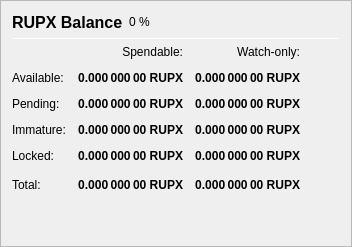
                   <widget class="QFrame" name="frame_Balances">
                    <property name="frameShape">
                     <enum>QFrame::StyledPanel</enum>
                    </property>
                    <property name="frameShadow">
                     <enum>QFrame::Raised</enum>
                    </property>
                    <layout class="QVBoxLayout" name="verticalLayout_4">
                     <item>
                      <layout class="QHBoxLayout" name="horizontalLayout_4">
                       <item>
                        <widget class="QLabel" name="label_5">
                         <property name="minimumSize">
                          <size>
                           <width>0</width>
                           <height>20</height>
                          </size>
                         </property>
                         <property name="font">
                          <font>
                           <pointsize>12</pointsize>
                           <weight>75</weight>
                           <bold>true</bold>
                          </font>
                         </property>
                         <property name="text">
                          <string>RUPX Balance</string>
                         </property>
                        </widget>
                       </item>
                       <item>
                        <widget class="QLabel" name="labelRUPXPercent">
                         <property name="text">
                          <string notr="true">0 %</string>
                         </property>
                        </widget>
                       </item>
                       <item>
                        <spacer name="horizontalSpacer_3">
                         <property name="orientation">
                          <enum>Qt::Horizontal</enum>
                         </property>
                         <property name="sizeHint" stdset="0">
                          <size>
                           <width>40</width>
                           <height>20</height>
                          </size>
                         </property>
                        </spacer>
                       </item>
                      </layout>
                     </item>
                     <item>
                      <widget class="Line" name="line_Balance">
                       <property name="minimumSize">
                        <size>
                         <width>0</width>
                         <height>1</height>
                        </size>
                       </property>
                       <property name="maximumSize">
                        <size>
                         <width>16777215</width>
                         <height>1</height>
                        </size>
                       </property>
                       <property name="orientation">
                        <enum>Qt::Horizontal</enum>
                       </property>
                      </widget>
                     </item>
                     <item>
                      <layout class="QGridLayout" name="gridLayout">
                       <property name="spacing">
                        <number>12</number>
                       </property>
                       <item row="0" column="1">
                        <widget class="QLabel" name="labelSpendable">
                         <property name="text">
                          <string>Spendable:</string>
                         </property>
                         <property name="alignment">
                          <set>Qt::AlignRight|Qt::AlignTrailing|Qt::AlignVCenter</set>
                         </property>
                        </widget>
                       </item>
                       <item row="0" column="2">
                        <widget class="QLabel" name="labelWatchonly">
                         <property name="text">
                          <string>Watch-only:</string>
                         </property>
                         <property name="alignment">
                          <set>Qt::AlignRight|Qt::AlignTrailing|Qt::AlignVCenter</set>
                         </property>
                        </widget>
                       </item>
                       <item row="1" column="0">
                        <widget class="QLabel" name="labelBalanceText">
                         <property name="text">
                          <string>Available:</string>
                         </property>
                        </widget>
                       </item>
                       <item row="1" column="1">
                        <widget class="QLabel" name="labelBalance">
                         <property name="font">
                          <font>
                           <weight>75</weight>
                           <bold>true</bold>
                          </font>
                         </property>
                         <property name="cursor">
                          <cursorShape>IBeamCursor</cursorShape>
                         </property>
                         <property name="toolTip">
                          <string>Your current spendable balance</string>
                         </property>
                         <property name="text">
                          <string notr="true">0.000 000 00 RUPX</string>
                         </property>
                         <property name="alignment">
                          <set>Qt::AlignRight|Qt::AlignTrailing|Qt::AlignVCenter</set>
                         </property>
                         <property name="textInteractionFlags">
                          <set>Qt::LinksAccessibleByMouse|Qt::TextSelectableByKeyboard|Qt::TextSelectableByMouse</set>
                         </property>
                        </widget>
                       </item>
                       <item row="1" column="2">
                        <widget class="QLabel" name="labelWatchAvailable">
                         <property name="font">
                          <font>
                           <weight>75</weight>
                           <bold>true</bold>
                          </font>
                         </property>
                         <property name="cursor">
                          <cursorShape>IBeamCursor</cursorShape>
                         </property>
                         <property name="toolTip">
                          <string>Your current balance in watch-only addresses</string>
                         </property>
                         <property name="text">
                          <string notr="true">0.000 000 00 RUPX</string>
                         </property>
                         <property name="alignment">
                          <set>Qt::AlignRight|Qt::AlignTrailing|Qt::AlignVCenter</set>
                         </property>
                         <property name="textInteractionFlags">
                          <set>Qt::LinksAccessibleByMouse|Qt::TextSelectableByKeyboard|Qt::TextSelectableByMouse</set>
                         </property>
                        </widget>
                       </item>
                       <item row="2" column="0">
                        <widget class="QLabel" name="labelPendingText">
                         <property name="text">
                          <string>Pending:</string>
                         </property>
                        </widget>
                       </item>
                       <item row="2" column="1">
                        <widget class="QLabel" name="labelUnconfirmed">
                         <property name="font">
                          <font>
                           <weight>75</weight>
                           <bold>true</bold>
                          </font>
                         </property>
                         <property name="cursor">
                          <cursorShape>IBeamCursor</cursorShape>
                         </property>
                         <property name="toolTip">
                          <string>Total of transactions that have yet to be confirmed, and do not yet count toward the spendable balance</string>
                         </property>
                         <property name="text">
                          <string notr="true">0.000 000 00 RUPX</string>
                         </property>
                         <property name="alignment">
                          <set>Qt::AlignRight|Qt::AlignTrailing|Qt::AlignVCenter</set>
                         </property>
                         <property name="textInteractionFlags">
                          <set>Qt::LinksAccessibleByMouse|Qt::TextSelectableByKeyboard|Qt::TextSelectableByMouse</set>
                         </property>
                        </widget>
                       </item>
                       <item row="2" column="2">
                        <widget class="QLabel" name="labelWatchPending">
                         <property name="font">
                          <font>
                           <weight>75</weight>
                           <bold>true</bold>
                          </font>
                         </property>
                         <property name="cursor">
                          <cursorShape>IBeamCursor</cursorShape>
                         </property>
                         <property name="toolTip">
                          <string>Unconfirmed transactions to watch-only addresses</string>
                         </property>
                         <property name="text">
                          <string notr="true">0.000 000 00 RUPX</string>
                         </property>
                         <property name="alignment">
                          <set>Qt::AlignRight|Qt::AlignTrailing|Qt::AlignVCenter</set>
                         </property>
                         <property name="textInteractionFlags">
                          <set>Qt::LinksAccessibleByMouse|Qt::TextSelectableByKeyboard|Qt::TextSelectableByMouse</set>
                         </property>
                        </widget>
                       </item>
                       <item row="3" column="0">
                        <widget class="QLabel" name="labelImmatureText">
                         <property name="text">
                          <string>Immature:</string>
                         </property>
                        </widget>
                       </item>
                       <item row="3" column="1">
                        <widget class="QLabel" name="labelImmature">
                         <property name="font">
                          <font>
                           <weight>75</weight>
                           <bold>true</bold>
                          </font>
                         </property>
                         <property name="cursor">
                          <cursorShape>IBeamCursor</cursorShape>
                         </property>
                         <property name="toolTip">
                          <string>Staked or masternode rewards that has not yet matured</string>
                         </property>
                         <property name="text">
                          <string notr="true">0.000 000 00 RUPX</string>
                         </property>
                         <property name="alignment">
                          <set>Qt::AlignRight|Qt::AlignTrailing|Qt::AlignVCenter</set>
                         </property>
                         <property name="textInteractionFlags">
                          <set>Qt::LinksAccessibleByMouse|Qt::TextSelectableByKeyboard|Qt::TextSelectableByMouse</set>
                         </property>
                        </widget>
                       </item>
                       <item row="3" column="2">
                        <widget class="QLabel" name="labelWatchImmature">
                         <property name="font">
                          <font>
                           <weight>75</weight>
                           <bold>true</bold>
                          </font>
                         </property>
                         <property name="cursor">
                          <cursorShape>IBeamCursor</cursorShape>
                         </property>
                         <property name="toolTip">
                          <string>Staked or masternode rewards in watch-only addresses that has not yet matured</string>
                         </property>
                         <property name="text">
                          <string notr="true">0.000 000 00 RUPX</string>
                         </property>
                         <property name="alignment">
                          <set>Qt::AlignRight|Qt::AlignTrailing|Qt::AlignVCenter</set>
                         </property>
                         <property name="textInteractionFlags">
                          <set>Qt::LinksAccessibleByMouse|Qt::TextSelectableByKeyboard|Qt::TextSelectableByMouse</set>
                         </property>
                        </widget>
                       </item>
                       <item row="4" column="0">
                        <widget class="QLabel" name="labelLockedBalanceText">
                         <property name="toolTip">
                          <string>Locked RUPX or Masternode collaterals. These are excluded from zRUPX minting.</string>
                         </property>
                         <property name="text">
                          <string>Locked:</string>
                         </property>
                        </widget>
                       </item>
                       <item row="4" column="1">
                        <widget class="QLabel" name="labelLockedBalance">
                         <property name="font">
                          <font>
                           <weight>75</weight>
                           <bold>true</bold>
                          </font>
                         </property>
                         <property name="cursor">
                          <cursorShape>IBeamCursor</cursorShape>
                         </property>
                         <property name="toolTip">
                          <string>Locked RUPX or Masternode collaterals. These are excluded from zRUPX minting.</string>
                         </property>
                         <property name="text">
                          <string notr="true">0.000 000 00 RUPX</string>
                         </property>
                         <property name="alignment">
                          <set>Qt::AlignRight|Qt::AlignTrailing|Qt::AlignVCenter</set>
                         </property>
                         <property name="textInteractionFlags">
                          <set>Qt::LinksAccessibleByMouse|Qt::TextSelectableByKeyboard|Qt::TextSelectableByMouse</set>
                         </property>
                        </widget>
                       </item>
                       <item row="4" column="2">
                        <widget class="QLabel" name="labelWatchLocked">
                         <property name="font">
                          <font>
                           <weight>75</weight>
                           <bold>true</bold>
                          </font>
                         </property>
                         <property name="cursor">
                          <cursorShape>IBeamCursor</cursorShape>
                         </property>
                         <property name="toolTip">
                          <string>Current locked balance in watch-only addresses</string>
                         </property>
                         <property name="text">
                          <string notr="true">0.000 000 00 RUPX</string>
                         </property>
                         <property name="alignment">
                          <set>Qt::AlignRight|Qt::AlignTrailing|Qt::AlignVCenter</set>
                         </property>
                         <property name="textInteractionFlags">
                          <set>Qt::LinksAccessibleByMouse|Qt::TextSelectableByKeyboard|Qt::TextSelectableByMouse</set>
                         </property>
                        </widget>
                       </item>
                       <item row="5" column="0">
                        <widget class="QLabel" name="labelTotalText">
                         <property name="toolTip">
                          <string>Your current RUPX balance, unconfirmed and immature transactions included</string>
                         </property>
                         <property name="text">
                          <string>Total:</string>
                         </property>
                        </widget>
                       </item>
                       <item row="5" column="1">
                        <widget class="QLabel" name="labelTotal">
                         <property name="font">
                          <font>
                           <weight>75</weight>
                           <bold>true</bold>
                          </font>
                         </property>
                         <property name="cursor">
                          <cursorShape>IBeamCursor</cursorShape>
                         </property>
                         <property name="toolTip">
                          <string>Your current RUPX balance, unconfirmed and immature transactions included</string>
                         </property>
                         <property name="text">
                          <string notr="true">0.000 000 00 RUPX</string>
                         </property>
                         <property name="alignment">
                          <set>Qt::AlignRight|Qt::AlignTrailing|Qt::AlignVCenter</set>
                         </property>
                         <property name="textInteractionFlags">
                          <set>Qt::LinksAccessibleByMouse|Qt::TextSelectableByKeyboard|Qt::TextSelectableByMouse</set>
                         </property>
                        </widget>
                       </item>
                       <item row="5" column="2">
                        <widget class="QLabel" name="labelWatchTotal">
                         <property name="font">
                          <font>
                           <weight>75</weight>
                           <bold>true</bold>
                          </font>
                         </property>
                         <property name="cursor">
                          <cursorShape>IBeamCursor</cursorShape>
                         </property>
                         <property name="toolTip">
                          <string>Current total balance in watch-only addresses</string>
                         </property>
                         <property name="text">
                          <string notr="true">0.000 000 00 RUPX</string>
                         </property>
                         <property name="alignment">
                          <set>Qt::AlignRight|Qt::AlignTrailing|Qt::AlignVCenter</set>
                         </property>
                         <property name="textInteractionFlags">
                          <set>Qt::LinksAccessibleByMouse|Qt::TextSelectableByKeyboard|Qt::TextSelectableByMouse</set>
                         </property>
                        </widget>
                       </item>
                       <item row="5" column="3">
                        <spacer name="horizontalSpacer_9">
                         <property name="orientation">
                          <enum>Qt::Horizontal</enum>
                         </property>
                         <property name="sizeHint" stdset="0">
                          <size>
                           <width>40</width>
                           <height>20</height>
                          </size>
                         </property>
                        </spacer>
                       </item>
                      </layout>
                     </item>
                     <item>
                      <spacer name="verticalSpacer_3">
                       <property name="orientation">
                        <enum>Qt::Vertical</enum>
                       </property>
                       <property name="sizeHint" stdset="0">
                        <size>
                         <width>20</width>
                         <height>40</height>
                        </size>
                       </property>
                      </spacer>
                     </item>
                    </layout>
                   </widget>
